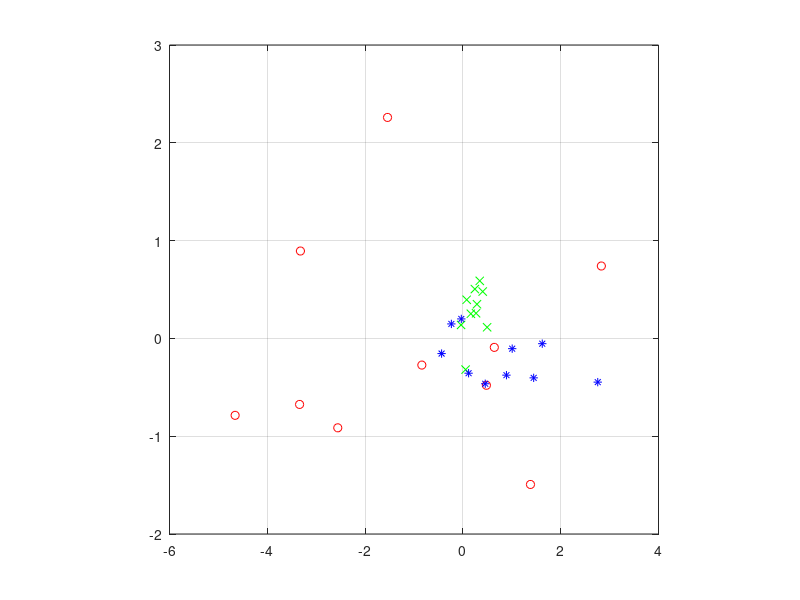

Write the MATLAB code that produced this figure. (Note: this script raises an error after producing the figure.)
clear all;
close all;
 
x1=[0.42 -0.087 0.58;-0.2 -3.3 -3.4; 1.3 -0.32 1.7;0.39 0.71 0.23;-1.6 -5.3 -0.15;-0.029 0.89 -4.7;-0.23 1.9 2.2;0.27 -0.3 -0.87;-1.9 0.76 -2.1;0.87 -1.0 -2.6];
x2=[-0.4 0.58 0.089;-0.31 0.27 -0.04;0.38 0.055 -0.035;-0.15 0.53 0.011;-0.35 0.47 0.034;0.17 0.69 0.1;-0.011 0.55 -0.18;-0.27 0.61 0.12;-0.065 0.49 0.0012;-0.12 0.054 -0.063];
x3=[0.83 1.6 -0.014;1.1 1.6 0.48;-0.44 -0.41 0.32;0.047 -0.45 1.4;0.28 0.35 3.1;-0.39 -0.48 0.11;0.34 -0.079 0.14;-0.3 -0.22 2.2;1.1 1.2 -0.46;0.18 -0.11 -0.49];

% mean
n1 = size(x1,1);
n2 = size(x2,1);
n3 = size(x3,1);
mu1 = mean(x1); % /30
mu2 = mean(x2);
mu3 = mean(x3);

% Average of the mean of all classes
mu = (mu1+mu2+mu3)/3;

% within-class scatter matrices
d1 = x1-repmat(mu1, n1, 1);
d2 = x2-repmat(mu2, n2, 1);
d3 = x3 - repmat(mu3, n3, 1);
s1 = d1'*d1;
s2 = d2'*d2;
s3 = d3'*d3;
sw = s1+s2+s3;

% between-class scatter matrices
sb1     = n1*(mu1-mu)'*(mu1-mu);
sb2     = n2*(mu2-mu)'*(mu2-mu);
sb3     = n3*(mu3-mu)'*(mu3-mu);
SB      = sb1+sb2+sb3;

v = inv(sw)*SB;
% find eigen values and eigen vectors of the (v)
[V,D] = eig(v);

% % sort
D=eig(v);
[D_sort D_index]= sort(D,'descend');
V_sort=V(:, D_index);
% largest eigenvector corresponding to the largest eigenvalue
V_max=V_sort(:,1:2)';
V_max=V_max';

% projection point
proj_x1 = x1*V_max;
proj_x2 = x2*V_max;
proj_x3 = x3*V_max;
plot(-proj_x1(:,1), -proj_x1(:,2),'ro');
hold on;
plot(-proj_x2(:,1),-proj_x2(:,2),'gx');
plot( -proj_x3(:,1), -proj_x3(:,2), 'b*' );
hold off;
grid on
axis square
legend('�s1', '�s2', '�s3',1);
xlabel('x');
ylabel('y');

% Calculate the mean and corvariance
% mean
mu11=(sum(proj_x1,1)/10)';
mu22=(sum(proj_x2,1)/10)';
mu33=(sum(proj_x3,1)/10)';
% corvariance
sigma11=(proj_x1(1,1:2)'-mu11)*(proj_x1(1,1:2)'-mu11)';
sigma22=(proj_x2(1,1:2)'-mu22)*(proj_x2(1,1:2)'-mu22)';
sigma33=(proj_x3(1,1:2)'-mu33)*(proj_x3(1,1:2)'-mu33)';

for i=2:10
    sigma11=sigma11+(proj_x1(i,1:2)'-mu11)*(proj_x1(i,1:2)'-mu11)';
    sigma22=sigma22+(proj_x2(i,1:2)'-mu22)*(proj_x2(i,1:2)'-mu22)';
    sigma33=sigma33+(proj_x3(i,1:2)'-mu33)*(proj_x3(i,1:2)'-mu33)';
    if i==10
        sigma11=sigma11/10;
        sigma22=sigma22/10;
        sigma33=sigma33/10;
    end
end


% Define the density function g1
count = 0;
for i=1:10
    x=proj_x1(i,1:2)';
    proj_x11=-1/3*((x-mu11)'*inv(sigma11)*(x-mu11)+log(det(sigma11)));
    proj_x22=-1/3*((x-mu22)'*inv(sigma22)*(x-mu22)+log(det(sigma22)));
    proj_x33=-1/3*((x-mu33)'*inv(sigma33)*(x-mu33)+log(det(sigma33)));
    if proj_x11 > proj_x22 && proj_x11 > proj_x33
        count=count+1;
    end
    
end
% error_rate g1
error_rate_g1=1-count/10

% Define the density function g2
count = 0;
for i=1:10
    x=proj_x2(i,1:2)';
    proj_x11=-1/3*((x-mu11)'*inv(sigma11)*(x-mu11)+log(det(sigma11)));
    proj_x22=-1/3*((x-mu22)'*inv(sigma22)*(x-mu22)+log(det(sigma22)));
    proj_x33=-1/3*((x-mu33)'*inv(sigma33)*(x-mu33)+log(det(sigma33)));
    if proj_x22 > proj_x11 && proj_x22 > proj_x33
        count=count+1;
    end
    
end
% error_rate g2
error_rate_g2=1-count/10

% Define the density function g3
count = 0;
for i=1:10
    x=proj_x3(i,1:2)';
    proj_x11=-1/3*((x-mu11)'*inv(sigma11)*(x-mu11)+log(det(sigma11)));
    proj_x22=-1/3*((x-mu22)'*inv(sigma22)*(x-mu22)+log(det(sigma22)));
    proj_x33=-1/3*((x-mu33)'*inv(sigma33)*(x-mu33)+log(det(sigma33)));
    if proj_x33 > proj_x11 && proj_x33 > proj_x22
        count=count+1;
    end
    
end
% error_rate g3
error_rate_g3=1-count/10
